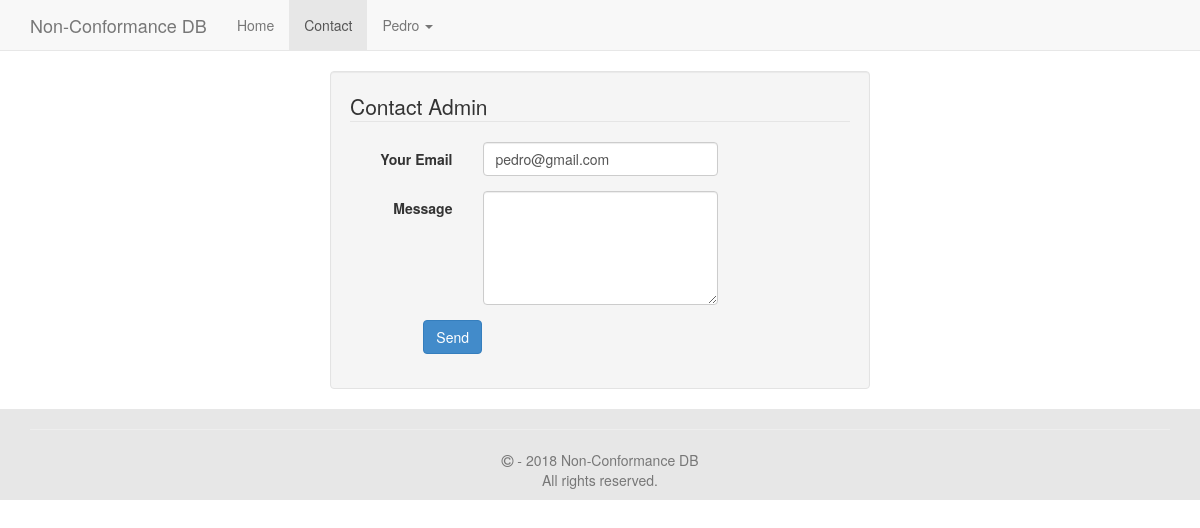
The page /contact.php (signed in) on the database its author committed.
### tables this page shows
CREATE TABLE `mls_settings` (
  `settings_id` int(11) NOT NULL,
  `site_name` varchar(255) NOT NULL DEFAULT 'Demo Site',
  `url` varchar(300) NOT NULL,
  `admin_email` varchar(255) NOT NULL,
  `max_ban_period` int(11) NOT NULL DEFAULT '10',
  `register` int(11) NOT NULL DEFAULT '1',
  `email_validation` int(11) NOT NULL DEFAULT '0',
  `captcha` int(11) NOT NULL
);

CREATE TABLE `mls_users` (
  `userid` int(11) NOT NULL,
  `username` varchar(50) NOT NULL,
  `display_name` varchar(255) NOT NULL,
  `password` varchar(50) NOT NULL,
  `email` varchar(255) NOT NULL,
  `key` varchar(50) NOT NULL,
  `validated` varchar(100) NOT NULL,
  `groupid` int(11) NOT NULL DEFAULT '2',
  `lastactive` int(11) NOT NULL,
  `showavt` int(11) NOT NULL DEFAULT '1',
  `banned` int(11) NOT NULL,
  `regtime` int(11) NOT NULL,
  `department_id` varchar(100) NOT NULL
);

### inc/init.php (called while the page is built, shortened)
<?php
$set = new stdClass();
$page = new stdClass();
include "settings.php";
include MLS_ROOT."/lib/mysql.class.php";
include MLS_ROOT."/lib/users.class.php";
$db = new SafeMySQL(array(
	'host' 	=> $set->db_host,
	'user'	=> $set->db_user,
	'pass'	=> $set->db_pass,
	'db'=> $set->db_name));
if(!($db_set = $db->getRow("SELECT * FROM `".MLS_PREFIX."settings` ORDER BY settings_id DESC LIMIT 1"))) {
	header("Location: install.php");
	exit;
}
$set = (object)array_merge((array)$set,(array)$db_set);
$presets = new presets;
$user = new User($db);

### inc/settings.php (called while the page is built, shortened)
<?php
$set->db_host = 'localhost';
$set->db_user = 'root';
$set->db_pass = 'root';
$set->db_name = 'monkey_incident_tracking';

### lib/mysql.class.php (called while the page is built, shortened)
<?php
class SafeMySQL
{
    private $conn;
    public $asObj;
    private $defaults = array(
        'host'      => 'localhost',
        'user'      => 'root',
        'pass'      => '',
        'db'        => 'test',
        'port'      => NULL,
        'socket'    => NULL,
        'pconnect'  => FALSE,
        'charset'   => 'utf8',
        'errmode'   => 'error',
        'exception' => 'Exception',
        'asObj'     => true,
    );
    function __construct($opt = array())
    {
        $opt = array_merge($this->defaults,$opt);
        $this->asObj = $opt['asObj'];
        @$this->conn = mysqli_connect($opt['host'], $opt['user'], $opt['pass'], $opt['db'], $opt['port'], $opt['socket']);
        mysqli_set_charset($this->conn, $opt['charset']) or $this->error(mysqli_error($this->conn));
    }
    public function ret($value)
    {
        if($this->asObj)
            return (object)$value;
        else
            return $value;
    }
    public function fetch($result,$mode=self::RESULT_ASSOC)
    {
        return mysqli_fetch_array($result, $mode);
    }
    public function getRow()
    {
        $query = $this->prepareQuery(func_get_args());
        if ($res = $this->rawQuery($query)) {
            $ret = $this->fetch($res);
            return $this->ret($ret);
        }
        return FALSE;
    }
    private function rawQuery($query)
    {
        $start = microtime(TRUE);
        $res   = mysqli_query($this->conn, $query);
        $timer = microtime(TRUE) - $start;
        return $res;
    }
    private function prepareQuery($args)
    {
        $query = '';
        $raw   = array_shift($args);
        $array = preg_split('~(\?[nsiuap])|(:[A-Za-z0-9]+)~u'," ".$raw,null,PREG_SPLIT_DELIM_CAPTURE);
        $anum  = count($args);
        $array = array_values(array_filter($array));
        preg_match("~:([A-Za-z0-9]+)~u", $raw, $match);
        $named = count($match);
        if($named)
            $vals = array_shift($args);
        else
            $vals = array();
        $pnum  = floor(count($array) / 2) - floor(count($vals)/2);
        foreach ($array as $i => $part)
        {
            if ( ($i % 2) == 0 )
            {
                $query .= $part;
                continue;
            }
            $value = array_shift($args);
            switch ($part)
            {
                case '?i':
                    $part = $this->escapeInt($value);
                    break;
            }
            $query .= $part;
        }
        return $query;
    }
    private function escapeInt($value)
    {
        return $value;
    }
}

### lib/users.class.php (called while the page is built, shortened)
<?php
class User {
	var $db;
	var $data;
	function __construct($db) {
		$this->db = $db;
		$this->data = new stdClass();
		$this->filter = array();
		if($this->islg()){
			$this->data = $this->grabData($_SESSION['user']);
			if($this->data) {
				foreach ($this->data as $k => $v) {
					$this->filter[$k] = htmlentities($v, ENT_QUOTES);
				}
				$this->filter = (object)$this->filter;
			} else
				$this->logout();
		}
		$this->group = $this->getGroup();
	}
	function islg() {
		if(isset($_SESSION['user']))
			return true;
		return false;
	}
	function getGroup($userid = 0) {
		if(!$userid)
			return $this->db->getRow("SELECT * FROM `".MLS_PREFIX."groups` WHERE `groupid` = ?i", $this->data->groupid);
		$u = $this->db->getRow("SELECT `groupid` FROM `".MLS_PREFIX."users` WHERE `userid` = ?i", $userid);
		return $this->db->getRow("SELECT * FROM `".MLS_PREFIX."groups` WHERE `groupid` = ?i", $u->groupid);
	}
	function grabData($userid) {
		return $this->db->getRow("SELECT * FROM `".MLS_PREFIX."users` WHERE `userid` = ?i", $userid);
	}
}

### contact.php (the view, shortened to what this page needs)
<?php
include "inc/init.php";
$page->title = "Contact to ". $set->site_name;
$presets->setActive("contact");
include 'header1.php';
echo "<div class='container'>
    <div class='col-md-3 hidden-phone'></div>
	<div class='col-md-6'>	";
	echo "<form class='form-horizontal well' action='#' method='post'>
		        <fieldset>
		            <legend>Contact Admin</legend>
		            <div class='form-group'>
		              <div class='control-label col-md-3'>
		                <label>Your Email</label>
		              </div>
		              <div class='col-md-6'>
		                <input type='text' name='email' class='form-control' value='".($user->islg() ? $user->filter->email : "")."'>
		              </div>
		            </div>
		            <div class='form-group'>
		              <div class='control-label col-md-3'>
		                <label>Message</label>
		              </div>
		              <div class='col-md-6'>
		                <textarea name='message' rows='5' class='form-control'></textarea>
		              </div>
		            </div>
           			<input type='hidden' name='token' value='".$_SESSION['token']."'>
		            <div class='form-group'>
		              <div class='col-md-offset-2'>
		              <button type='submit' id='submit' class='btn btn-primary'>Send</button>
		              </div>
		            </div>
		          </fieldset>
		    </form>
		    </div>
	</div>";
include 'footer.php';

### header1.php (shortened to what this page needs)
<?php
    if($page->navbar == array())
        $page->navbar = $presets->GenerateNavbar();
?>
<!DOCTYPE html>
<html class="no-js" xmlns:display="http://www.w3.org/1999/xhtml">
    <head>
        <link rel="stylesheet" href="<?php echo $set->url; ?>/css/bootstrap.min.css">
        <link rel="stylesheet" href="css/font-awesome.min.css">
        <link rel="stylesheet" href="css/owl.carousel.css">
        <link rel="stylesheet" href="css/animate.css">
        <link rel="stylesheet" href="https://code.jquery.com/ui/1.12.1/themes/base/jquery-ui.css">
        <link rel="stylesheet" href="https://cdnjs.cloudflare.com/ajax/libs/metisMenu/2.7.0/metisMenu.min.css">
        <link rel="stylesheet" href="https://cdnjs.cloudflare.com/ajax/libs/bootstrap-table/1.11.1/bootstrap-table.min.css">
        <link rel="stylesheet" href="<?php echo $set->url; ?>/css/bootstrap-table.css">
        <link rel="stylesheet" href="<?php echo $set->url; ?>/css/main.css">
        <link rel="stylesheet" href="<?php echo $set->url; ?>/css/wizard.css">
        <link rel="stylesheet" href="<?php echo $set->url; ?>/js/datepicker/css/datepicker.css">
        <link rel="stylesheet" href="<?php echo $set->url; ?>/css/responsive.css">
    </head>
    <body>
        <div id="app">
            <nav class="navbar navbar-default navbar-static-top">
                <div class="container">
                    <div class="navbar-header">
                        <a class="navbar-brand" href="<?php echo $set->url?>">
                            <?php echo $set->site_name ?>
                        </a>
                    </div>
                    <div class="collapse navbar-collapse" id="app-navbar-collapse">
                        <ul class="nav navbar-nav">
                        <?php
                            if($user->islg())
                            {
                                foreach ($page->navbar as $key => $v)
                                {
                                    if ($v[0] == 'item')
                                    {
                                        echo "<li".($v[1]['class'] ? " class='".$v[1]['class']."'" : "").">
                                            <a href='".$v[1]['href']."'>".$v[1]['name']."</a></li>";
                                    } else if($v[0] == 'dropdown')
                                    {
                                        echo "
                                            <li class='dropdown".
                                            ($v['class'] ? " ".$v['class'] : "")."'".
                                            ($v['style'] ? " style='".$v['style']."'" : "").">
                                            <a href='#' class='dropdown-toggle' data-toggle='dropdown'>".$v['name']." <b class='caret'></b></a>
                                            <ul class='dropdown-menu'>";
                                        echo "</ul></li>";
                                    }
                                }
                            }
                            ?>
                        </ul>
                    </div>
                </div>
            </nav>
        </div>

### footer.php (shortened to what this page needs)
	<footer class="footer footer-static-bottom" style="color: black; background-color: #e7e7e7">
		<div class="container" style="text-align:center">
			<hr>
			<p class="text-muted"><span class="fa fa-copyright"></span> -
				<?php echo date('Y')." ". $set->site_name;?>
				<br> All rights reserved.
			</p>
		</div>
	</footer>
	</body>
</html>

### rows shown on the page
mls_settings: site_name "Non-Conformance DB", name "Home"
mls_users: username "Pedro", email "pedro@gmail.com"

### other values the page prints
$v[1]['name'] "Contact"
